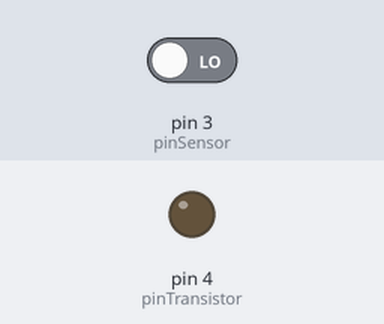
Bench run of a sketch on a simulated Arduino Uno, built with avr-gcc and run on an emulated ATmega328P. On the bench: output pins drawn as LEDs (lit = HIGH). Inputs (shaded band) come from the test bench; at power-on: pin 3 (pinSensor) LOW.

Above: at 1.2 s.
1.3 s: pin 3 (pinSensor) driven HIGH
At 1.9 s:
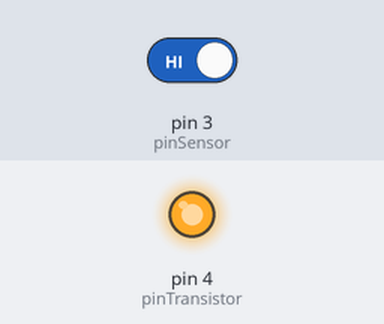
2.8 s: pin 3 (pinSensor) driven LOW
At 3.1 s:
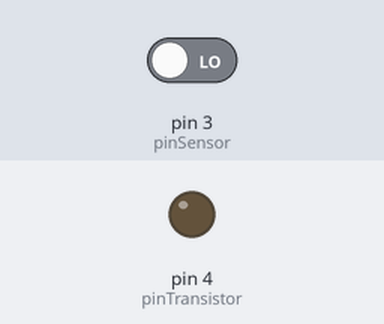
Timing chart, 0 to 5.8 s (numbered marks = the images above; inputs shaded):
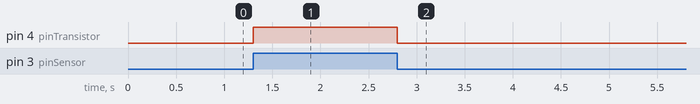

The sketch:

PROY.ino
```cpp
const int pinSensor = 3;
const int pinTransistor = 4;


int estado;

void setup() {
  pinMode(pinSensor, INPUT);
  pinMode(pinTransistor, OUTPUT);
  digitalWrite(pinTransistor, LOW);
}

void loop() {
  estado = digitalRead(pinSensor);
  if(estado == HIGH){
  digitalWrite(pinTransistor, HIGH);
  }
  else{
  digitalWrite(pinTransistor, LOW);
  }
}
```

Measured:
- after the input at 1.3 s, pin 4 (pinTransistor): LOW → HIGH at once
- after the input at 2.8 s, pin 4 (pinTransistor): HIGH → LOW at once
